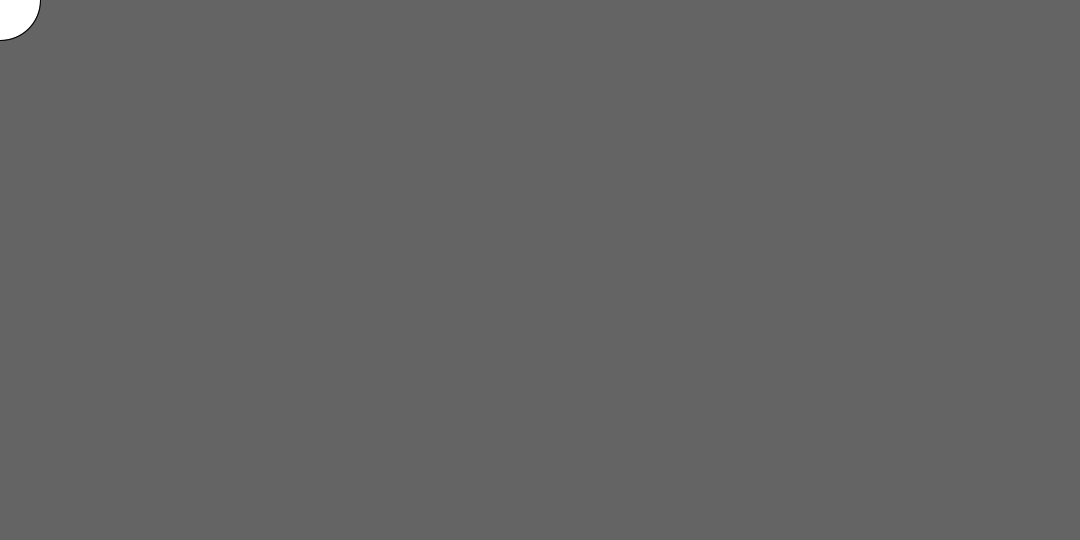
Frame 1 (no input)
Frame 60 (the mouse pressed at the canvas centre just before this capture): identical to frame 1, image omitted
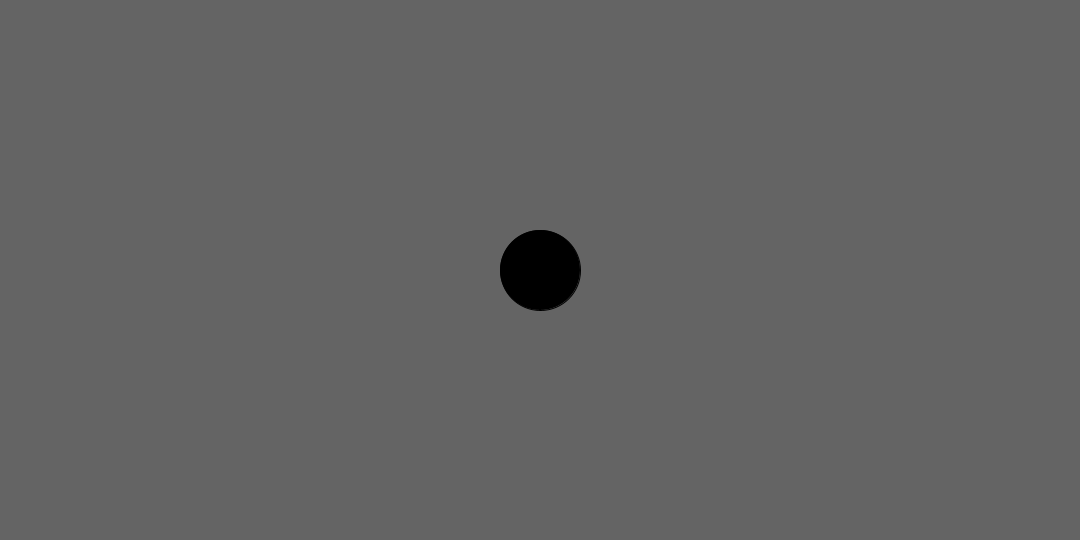
Frame 120 (the mouse held since frame 60 and released just before this capture)

The Processing sketch that drew these frames (run headless with seeded random() and noise(); from frame 60 on, the mouse is pressed at the canvas centre):

// Processing sketch: jamesHewitt_RMPAssignment1
// ── jamesHewitt_RMPAssignment1.pde

void setup() {
  // Window size
  size(1080, 540);
  
  smooth();
  background(100);
}


void draw() {
  background(100);
 if (mousePressed) {
   fill(0);
 } else {
   fill(255);
 }
 ellipse(mouseX, mouseY, 80, 80);
}
